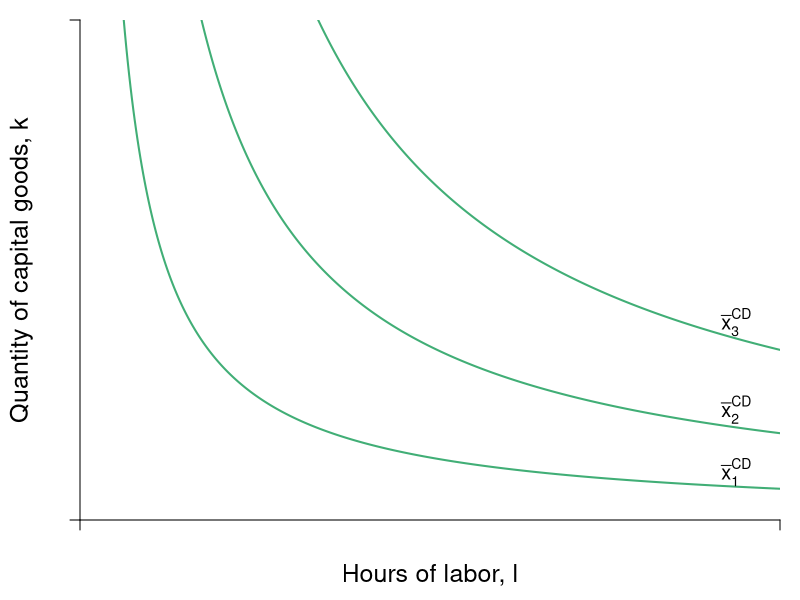

Write R code to recreate this figure.
require(shape)
pdf(file = "specprodexch/cd_isoquant_comparison.pdf", width = 7, height = 7)

#Set parameters for graphics
axislabelsize <- 1.5
labelsize <- 1.2
graphlinewidth <- 2
segmentlinewidth <- 1.5

COL <- c("#7fc97f", "#beaed4", "#fdc086", "#ffff99", "#386cb0", "#f0027f", "#bf5b17", "#666666")
COLA <- c("#99d8c9","#66c2a4","#41ae76", "#238b45", "#005824")
COLB <- c("#4eb3d3", "#2b8cbe", "#0868ac","#084081")

#Edited the margins to cater for the larger LHS labels
par(mar =  c(4, 4, 1, 1))

isocost <- function(l, c = 10, w = 1, r = 1) {
  c - (w/r)*l
}


isoquant <- function(l, alpha = 0.5, x = 5) {
  (x / l^alpha)^(1/(1 - alpha))
}


xlims <- c(0, 12)
ylims <- c(0, 12)

npts <- 501 
x <- seq(xlims[1], xlims[2], length.out = npts)
y <- seq(ylims[1], ylims[2], length.out = npts) 
a <- c(13, 16.75, 19.25)

plot(0, 0, xlim = xlims, ylim = ylims, type = "n",
     xlab = expression(paste("")),
     ylab = expression(paste("")), 
     xaxt = "n", 
     yaxt = "n", 
     cex.lab = axislabelsize, 
     bty = "n",
     xaxs="i", 
     yaxs="i")

# ticksy <- seq(from = ylims[1], to = ylims[2], by = 1)
# ylabels <- seq(from = ylims[1], to = ylims[2], by = 1)
# ticksx <- seq(from = xlims[1], to = xlims[2], by = 1)
# xlabels <- seq(from = xlims[1], to = xlims[2], by = 1)
# ticksy <- c(0, isoquant(l = 2.68), isoquant(l = 5), isoquant(l = 9.35) , ylims[2])
# ylabels <- c(NA, expression(paste(k[a])), expression(paste(k,"*")), expression(paste(k[b])), NA)
# ticksx <- c(0, 2.68, 5, 9.35, xlims[2])
# xlabels <- c(NA, expression(paste(l[a])), expression(paste(l,"*")), expression(paste(l[b])), NA)

ticksy <- c(0, NA, ylims[2])
ylabels <- c(NA, NA, NA)
ticksx <- c(0, NA, xlims[2])
xlabels <- c(NA, NA, NA)



axis(1, at = ticksx, pos = 0, labels = xlabels, cex.axis = labelsize)
axis(2, at = ticksy, pos = 0, labels = ylabels, las = 1, cex.axis = labelsize)

npts <- 500 
xx1 <- seq(xlims[1], xlims[2], length.out = npts)

#lines(xx1, bcA(xx1, w = 10, p = 1.5), col = COLB[3], lwd = graphlinewidth)
# lines(xx1, isocost(xx1, c = 10, w = 1, r = 1), col = COLB[3], lwd = graphlinewidth)
# lines(xx1, isocost(xx1, c = 8, w = 1, r = 1), col = COLB[3], lwd = graphlinewidth)
# lines(xx1, isocost(xx1, c = 12, w = 1, r = 1), col = COLB[3], lwd = graphlinewidth)
lines(xx1, isoquant(xx1, x = 5, alpha = 0.5), col = COLA[3], lwd = graphlinewidth)
lines(xx1, isoquant(xx1, x = 3, alpha = 0.5), col = COLA[3], lwd = graphlinewidth)
lines(xx1, isoquant(xx1, x = 7, alpha = 0.5), col = COLA[3], lwd = graphlinewidth)

#Label the axes
mtext(expression(paste("Hours of labor, ", l)), side=1, line = 2.5, cex = axislabelsize)
text(-1, 0.5*ylims[2], expression(paste("Quantity of capital goods, ", k)), xpd = TRUE, cex = axislabelsize, srt = 90) 

#Label the isoquant curve
#text(11.25, 3.15, expression("isoquant"), cex = labelsize)

text(11.25, 1.15, expression(paste(bar(x)[1]^{CD})), cex = labelsize)
text(11.25, 2.65, expression(paste(bar(x)[2]^{CD})), cex = labelsize)
text(11.25, 4.75, expression(paste(bar(x)[3]^{CD})), cex = labelsize)


#Label the price lines
#text(6.75, 1, expression(paste(c[1])))
#text(8, 1.3, expression(paste(p[x] == 1)))
#text(8.75, 1, expression(paste(c[2])))
#text(11.3, 3.7, expression(paste(p[x] == 0.5)))
#text(10.75, 1, expression(paste(c[3])))
#text(11.3, 6.5, expression(paste(p[x] == 0.25)))

#Add the contour plot for the indifference curves
# contour(x, y, 
#         outer(x, y, uA),
#         drawlabels = FALSE,
#         col = COLA[3],
#         lwd = graphlinewidth,
#         levels = a, 
#         xaxs="i", 
#         yaxs="i", 
#         add = TRUE)

#Add the offer curve (superimposed on the indifference curves tangent to the price lines)
#xx2 <- seq(2, xlims[2], length.out = npts)
#lines(xx2, offerCurve(xx2, w = 10, rmax = 2, xmax = 12), col = COL[3], lwd = graphlinewidth)

#Annotate points on offer curve mrs = p for each of p = 1, 0.5, 0.25
#Where mrs = 2 - (1/6)*x

#Label a
# segments(2.68, 0, 2.68, isoquant(l = 2.68), lty = 2, col = "gray" , lwd = segmentlinewidth)
# segments(0, isoquant(l = 2.68) , 2.68, isoquant(l = 2.68), lty = 2, col = "gray" , lwd = segmentlinewidth)
# points(2.68, isoquant(l = 2.68), pch = 16, col = "black", cex = 1.5)
# text(2.68 + 0.25, isoquant(l = 2.68) + 0.25, expression(paste(a)), cex = labelsize)

#Label b
# segments(9.35, 0, 9.35, isoquant(9.35), lty = 2, col = "gray" , lwd = segmentlinewidth)
# segments(0, isoquant(l = 9.35) , 9.35, isoquant(l = 9.35), lty = 2, col = "gray" , lwd = segmentlinewidth)
# points(9.35, isoquant(l = 9.35), pch = 16, col = "black", cex = 1.5)
# text(9.35 + 0.25, isoquant(l = 9.35) + 0.25, expression(paste(b)), cex = labelsize)


#Label i
# segments(0, 5, 5, 5, lty = 2, col = "gray" , lwd = segmentlinewidth)
# segments(5, 0, 5, 5, lty = 2, col = "gray" , lwd = segmentlinewidth)
# points(5, 5, pch = 16, col = "black", cex = 1.5)
# text(5.25, 5.25, expression(paste(i)), cex = labelsize)

#Add mrs = mrt at i
# text(5, 10.25, expression(paste(mrts(l,k) == mrt(l,k))), cex = labelsize)
# text(5, 9.25, expression(paste(frac(mp[l], mp[k]) == frac(w,p[k]))), cex = labelsize)
# Arrows(5, 8.5, 5, 5.5, col = "black", lty = 1, lwd = 2, arr.type = "triangle", arr.lwd = 0.5)


#text(9, 5.9, expression(paste(b)), cex = labelsize)
#text(10.5, 7.775, expression(paste(c)), cex = labelsize)

dev.off()
